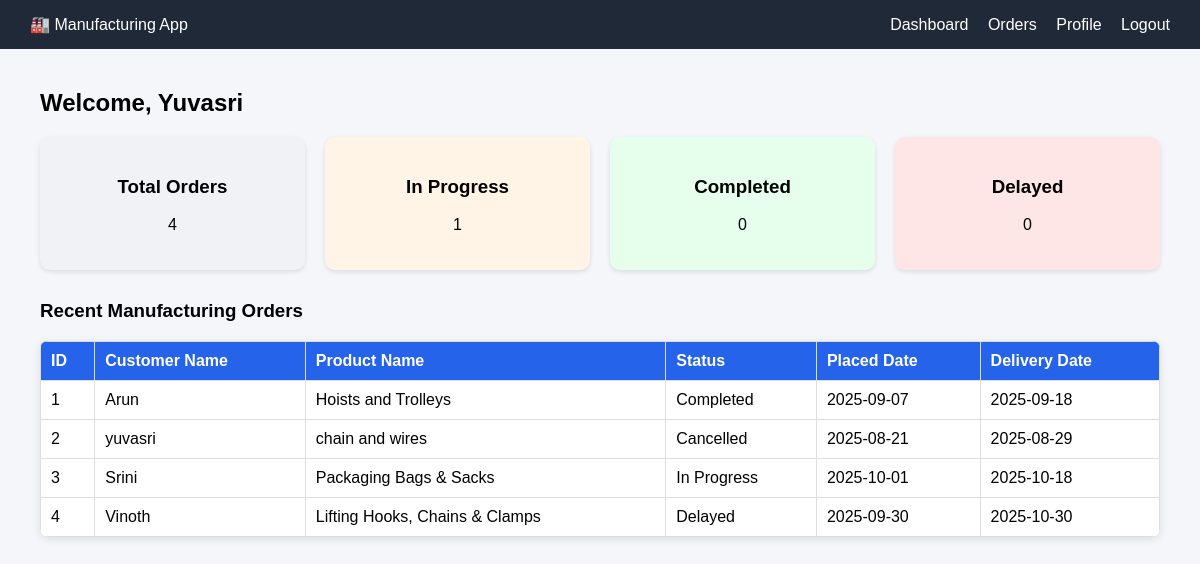
Screenshot of / (signed in) with the database file from the repository.
### app.py (models this page shows)
class User(db.Model, UserMixin):
    id = db.Column(db.Integer, primary_key=True)
    username = db.Column(db.String(50), unique=True, nullable=False)
    email = db.Column(db.String(100), unique=True, nullable=False)
    password = db.Column(db.String(200), nullable=False)
    role = db.Column(db.String(50), nullable=False)

class ManufacturingOrder(db.Model):
    id = db.Column(db.Integer, primary_key=True)
    customer_name = db.Column(db.String(100), nullable=False)
    product_name = db.Column(db.String(100), nullable=False)
    availability = db.Column(db.String(50), nullable=False)
    status = db.Column(db.String(50), default="In Progress")
    quantity = db.Column(db.Integer, nullable=False)
    placed_date = db.Column(db.Date, nullable=False)
    delivery_date = db.Column(db.Date, nullable=False)
    bom_id = db.Column(db.Integer, db.ForeignKey('bill_of_material.id'))
    work_orders = db.relationship('WorkOrder', backref='order', lazy=True)

### app.py (the view)
@app.route('/')
@login_required
def dashboard():
    orders = ManufacturingOrder.query.all()
    total_orders = len(orders)
    in_progress = len([o for o in orders if o.status=="In Progress"])
    completed = len([o for o in orders if o.status=="Done"])
    delayed = len([o for o in orders if o.status=="Planned" and o.deadline < datetime.now().date()])
    return render_template('dashboard.html', orders=orders,
                           total_orders=total_orders, in_progress=in_progress,
                           completed=completed, delayed=delayed)

### app.py (called while the page is built)
@login_manager.user_loader
def load_user(user_id):
    return User.query.get(int(user_id))

### templates/dashboard.html
{% extends "base.html" %}
{% block content %}
<h2>Welcome, {{ current_user.username }}</h2>
<div class="kpi-container" style="display:flex; gap:20px; margin-bottom:30px;">
    <div class="kpi-card" style="flex:1; padding:20px; background-color:#f0f2f5; border-radius:10px; text-align:center; box-shadow:0 2px 5px rgba(0,0,0,0.1);">
        <h3>Total Orders</h3>
        <p>{{ total_orders }}</p>
    </div>
    <div class="kpi-card in-progress" style="flex:1; padding:20px; background-color:#fff4e5; border-radius:10px; text-align:center; box-shadow:0 2px 5px rgba(0,0,0,0.1);">
        <h3>In Progress</h3>
        <p>{{ in_progress }}</p>
    </div>
    <div class="kpi-card completed" style="flex:1; padding:20px; background-color:#e6ffed; border-radius:10px; text-align:center; box-shadow:0 2px 5px rgba(0,0,0,0.1);">
        <h3>Completed</h3>
        <p>{{ completed }}</p>
    </div>
    <div class="kpi-card delayed" style="flex:1; padding:20px; background-color:#ffe6e6; border-radius:10px; text-align:center; box-shadow:0 2px 5px rgba(0,0,0,0.1);">
        <h3>Delayed</h3>
        <p>{{ delayed }}</p>
    </div>
</div>
<h3>Recent Manufacturing Orders</h3>
<table class="table" style="width:100%; border-collapse:collapse; margin-top:15px;">
    <thead style="background-color:#f0f2f5;">
        <tr>
            <th style="padding:10px; border:1px solid #ddd;">ID</th>
            <th style="padding:10px; border:1px solid #ddd;">Customer Name</th>
            <th style="padding:10px; border:1px solid #ddd;">Product Name</th>
            <th style="padding:10px; border:1px solid #ddd;">Status</th>
            <th style="padding:10px; border:1px solid #ddd;">Placed Date</th>
            <th style="padding:10px; border:1px solid #ddd;">Delivery Date</th>
        </tr>
    </thead>
    <tbody>
        {% for order in orders %}
        <tr>
            <td style="padding:10px; border:1px solid #ddd;">{{ order.id }}</td>
            <td style="padding:10px; border:1px solid #ddd;">{{ order.customer_name }}</td>
            <td style="padding:10px; border:1px solid #ddd;">{{ order.product_name }}</td>
            <td style="padding:10px; border:1px solid #ddd;">{{ order.status }}</td>
            <td style="padding:10px; border:1px solid #ddd;">{{ order.placed_date.strftime('%Y-%m-%d') }}</td>
            <td style="padding:10px; border:1px solid #ddd;">{{ order.delivery_date.strftime('%Y-%m-%d') }}</td>
        </tr>
        {% endfor %}
    </tbody>
</table>
{% endblock %}

### templates/base.html (shortened to what this page needs)
<!DOCTYPE html>
<html lang="en">
<head>
    <link rel="stylesheet" href="{{ url_for('static', filename='css/style.css') }}">
</head>
<body>
    <header class="header">
        <div class="logo">🏭 Manufacturing App</div>
        <nav>
            {% if current_user.is_authenticated %}
            <a href="{{ url_for('dashboard') }}">Dashboard</a>
            <a href="{{ url_for('orders') }}">Orders</a>
            <a href="{{ url_for('profile') }}">Profile</a>
            <a href="{{ url_for('logout') }}" class="logout-btn">Logout</a>
            {% endif %}
        </nav>
    </header>
    <div class="container">
        {% block content %}{% endblock %}
    </div>
</body>
</html>

### static/css/style.css (style rules this page uses)
body { font-family: Arial, sans-serif; background-color: #f4f6f9; margin: 0; padding: 0; }
.header { background-color: #1f2937; color: #fff; display: flex; justify-content: space-between; padding: 15px 30px; align-items: center; }
.header a { color: #fff; text-decoration: none; margin-left: 15px; }
.container { padding: 20px 40px; }
.kpi-container { display: flex; gap: 15px; margin-bottom: 20px; }
.kpi-card { background: #fff; padding: 15px 20px; border-radius: 8px; flex: 1; text-align: center; box-shadow: 0 2px 8px rgba(0,0,0,0.1); }
.kpi-card.in-progress { background-color: #fef3c7; }
.kpi-card.completed { background-color: #dcfce7; }
.kpi-card.delayed { background-color: #fee2e2; }
.table { width: 100%; border-collapse: collapse; background: #fff; border-radius: 8px; overflow: hidden; box-shadow: 0 2px 8px rgba(0,0,0,0.1); }
.table th, .table td { padding: 12px 15px; border-bottom: 1px solid #ddd; text-align: left; }
.table th { background-color: #2563eb; color: #fff; }

### rows the page displays
User: username "Yuvasri"
ManufacturingOrder: id "1", customer_name "Arun", product_name "Hoists and Trolleys", status "Completed", placed_date "2025-09-07", delivery_date "2025-09-18"
ManufacturingOrder: id "2", customer_name "yuvasri", product_name "chain and wires", status "Cancelled", placed_date "2025-08-21", delivery_date "2025-08-29"
ManufacturingOrder: id "3", customer_name "Srini", product_name "Packaging Bags & Sacks", status "In Progress", placed_date "2025-10-01", delivery_date "2025-10-18"
ManufacturingOrder: id "4", customer_name "Vinoth", product_name "Lifting Hooks, Chains & Clamps", status "Delayed", placed_date "2025-09-30", delivery_date "2025-10-30"

### other values shown
{{ total_orders }} "4"
{{ in_progress }} "1"
{{ completed }} "0"
{{ delayed }} "0"
